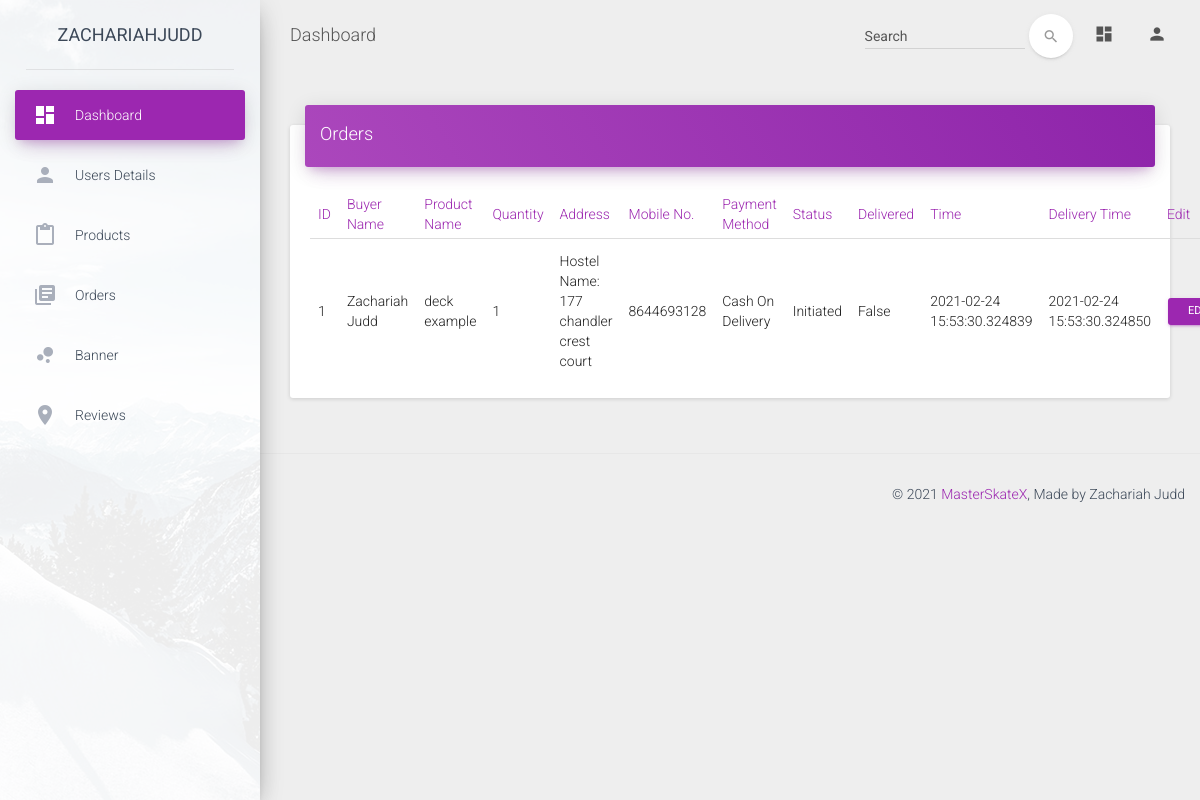
Page /dashboard/orders/ (signed in) on the committed database.
### models.py (models this page shows, shortened)
class User(UserMixin, Model):
    full_name = CharField()
    email = CharField(unique=True)
    password = CharField(max_length=100)
    mobile_no = CharField()
    joined_at = DateTimeField(default=datetime.datetime.now)
    is_admin = BooleanField(default=False)
    class Meta:
        database = DATABASE

class BuyHistory(Model):
    order_id = CharField(max_length=50, unique=True)
    product = ForeignKeyField(Product, related_name='product')
    buyer = ForeignKeyField(User, related_name='customer')
    product_name = CharField()
    buyer_name = CharField()
    mobile_no = IntegerField()
    payment_option = CharField()
    product_quantity = IntegerField()
    buyer_address = TextField()
    buy_time = DateTimeField(default=datetime.datetime.now)
    status = CharField()
    delivered = BooleanField()
    deliverTime = DateTimeField(null = True, default = datetime.datetime.now)
    class Meta:
        database = DATABASE
        order_by = ('buy_time',)

### routes.py (the view)
@app.route('/dashboard/orders/')
@login_required
def dashboard_orders():
    if current_user.is_admin:
        return render_template("dashboard/html/orders.html", user=current_user, products=models.BuyHistory, app=app)
    else:
        return redirect(url_for('index'))

### routes.py (called while the page is built)
@app.context_processor
def override_url_for():
    return dict(url_for=dated_url_for)

def dated_url_for(endpoint, **values):
    if (endpoint == 'static' or endpoint == 'product_images'):
        filename = values.get('filename', None)
        if filename:
            file_path = os.path.join(app.root_path,
                                     endpoint, filename)
            values['q'] = int(os.stat(file_path).st_mtime)
    return url_for(endpoint, **values)

@login_manager.user_loader
def load_user(userid):
    try:
        return models.User.get(models.User.id == userid)
    except models.DoesNotExist:
        return None

@app.before_request
def before_request():
    try:
     g.db = models.DATABASE
     g.db.connect()
    except models.OperationalError:
        pass

@app.after_request
def after_request(response):
    g.db.close()
    return response

### templates/dashboard/html/orders.html
{% extends "dashboard/html/layout.html" %}
{% block content %}
<div class="container-fluid">
    <div class="row">
        <div class="col-lg-12">
            <div class="card">
                    <div class="card-header" data-background-color="purple">
                        <h4 class="title">Orders</h4>
                    </div>
                    <div class="card-content table-responsive">
                        <table class="table table-hover">
                            <thead class="text-primary">
                                <tr><th>ID</th>
                                <th>Buyer Name</th>
                                <th>Product Name</th>
                                <th>Quantity</th>
                                <th>Address</th>
                                <th>Mobile No.</th>
                                <th>Payment Method</th>
                                <th>Status</th>
                                <th>Delivered</th>
                                <th>Time</th>
                                <th>Delivery Time</th>
                                <th>Edit</th>
                            </tr></thead>
                            <tbody>
                                {% for item in products %}
                                    <tr>
                                        <td>{{ item.id }}</td>
                                        <td>{{ item.buyer_name }}</td>
                                        <td>{{ item.product_name }}</td>
                                        <td>{{ item.product_quantity }}</td>
                                        <td>{{ item.buyer_address }}</td>
                                        <td>{{ item.mobile_no }}</td>
                                        <td>{{ item.payment_option }}</td>
                                        <td>{{ item.status }}</td>
                                        <td>{{ item.delivered }}</td>
                                        <td>{{ item.buy_time }}</td>
                                        <td>{{ item.deliverTime }}</td>
                                        <td><a href="{{ url_for('dashboard_orders_edit', order_id=item.id) }}" class="btn btn-primary btn-sm">Edit</a></td>
                                    </tr>
                                {% endfor %}
                            </tbody>
                        </table>
                    </div>
                </div>
        </div>
    </div>
</div>
{% endblock %}

### templates/dashboard/html/layout.html (shortened to what this page needs)
<!doctype html>
<html lang="en">
<head>
    <link href="/static/dashboard/assets/css/bootstrap.min.css" rel="stylesheet" />
    <link href="/static/dashboard/assets/css/material-dashboard.css?v=1.2.0" rel="stylesheet" />
    <link href="/static/dashboard/assets/css/demo.css" rel="stylesheet" />
    <link href="https://maxcdn.bootstrapcdn.com/font-awesome/latest/css/font-awesome.min.css" rel="stylesheet">
</head>
<body>
    <div class="wrapper">
        <div class="sidebar" data-color="purple" data-image="/static/dashboard/assets/img/sidebar-1.jpg">
            <div class="logo">
                <a href="{{ url_for('dashboard') }}" class="simple-text">
                    {{ user.full_name }}
                </a>
            </div>
            <div class="sidebar-wrapper">
                <ul class="nav">
                    <li class="active">
                        <a href="{{ url_for('dashboard') }}">
                            <i class="material-icons">dashboard</i>
                            <p>Dashboard</p>
                        </a>
                    </li>
                    <li>
                        <a href="{{ url_for('dashboard_users') }}">
                            <i class="material-icons">person</i>
                            <p>Users Details</p>
                        </a>
                    </li>
                    <li>
                        <a href="{{ url_for('dashboard_products') }}">
                            <i class="material-icons">content_paste</i>
                            <p>Products</p>
                        </a>
                    </li>
                    <li>
                        <a href="{{ url_for('dashboard_orders') }}">
                            <i class="material-icons">library_books</i>
                            <p>Orders</p>
                        </a>
                    </li>
                    <li>
                        <a href="{{ url_for('dashboard_banner') }}">
                            <i class="material-icons">bubble_chart</i>
                            <p>Banner</p>
                        </a>
                    </li>
                    <li>
                        <a href="{{url_for('add_review_dashboard')}}">
                            <i class="material-icons">location_on</i>
                            <p>Reviews</p>
                        </a>
                    </li>
                </ul>
            </div>
        </div>
        <div class="main-panel">
            <nav class="navbar navbar-transparent navbar-absolute">
                <div class="container-fluid">
                    <div class="navbar-header">
                        <a class="navbar-brand" href="{{ url_for('dashboard') }}"> Dashboard </a>
                    </div>
                    <div class="collapse navbar-collapse">
                        <ul class="nav navbar-nav navbar-right">
                            <li>
                                <a href="#pablo" class="dropdown-toggle" data-toggle="dropdown">
                                    <i class="material-icons">dashboard</i>
                                </a>
                            </li>
                            <li>
                                <a href="#pablo" class="dropdown-toggle" data-toggle="dropdown">
                                    <i class="material-icons">person</i>
                                </a>
                            </li>
                        </ul>
                        <form class="navbar-form navbar-right" role="search">
                            <div class="form-group  is-empty">
                                <input type="text" class="form-control" placeholder="Search">
                            </div>
                            <button type="submit" class="btn btn-white btn-round btn-just-icon">
                                <i class="material-icons">search</i>
                                <div class="ripple-container"></div>
                            </button>
                        </form>
                    </div>
                </div>
            </nav>
            <div class="content">
                {% block content %}
                {% endblock %}
            </div>
            <footer class="footer">
                    <div class="container-fluid">
                        <nav class="pull-left">
                            <ul>
                                <li>
                                    <a href="#">
                                    </a>
                                </li>
                                <li>
                                    <a href="#">
                                    </a>
                                </li>
                                <li>
                                    <a href="#">
                                    </a>
                                </li>
                                <li>
                                    <a href="#">
                                    </a>
                                </li>
                            </ul>
                        </nav>
                        <p class="copyright pull-right">
                            &copy;
                            <a href="{{ url_for('index') }}">MasterSkateX</a>, Made by Zachariah Judd
                        </p>
                    </div>
                </footer>
            </div>
        </div>
    </body>
    </html>

### rows in the picture
User: full_name "ZACHARIAHJUDD"
BuyHistory: id "1", buyer_name "Zachariah Judd", product_name "deck example", product_quantity "1", buyer_address "Hostel Name: 177 chandler crest court", mobile_no "8644693128", payment_option "Cash On Delivery", status "Initiated", delivered "False", buy_time "2021-02-24 15:53:30.324839", deliverTime "2021-02-24 15:53:30.324850"
